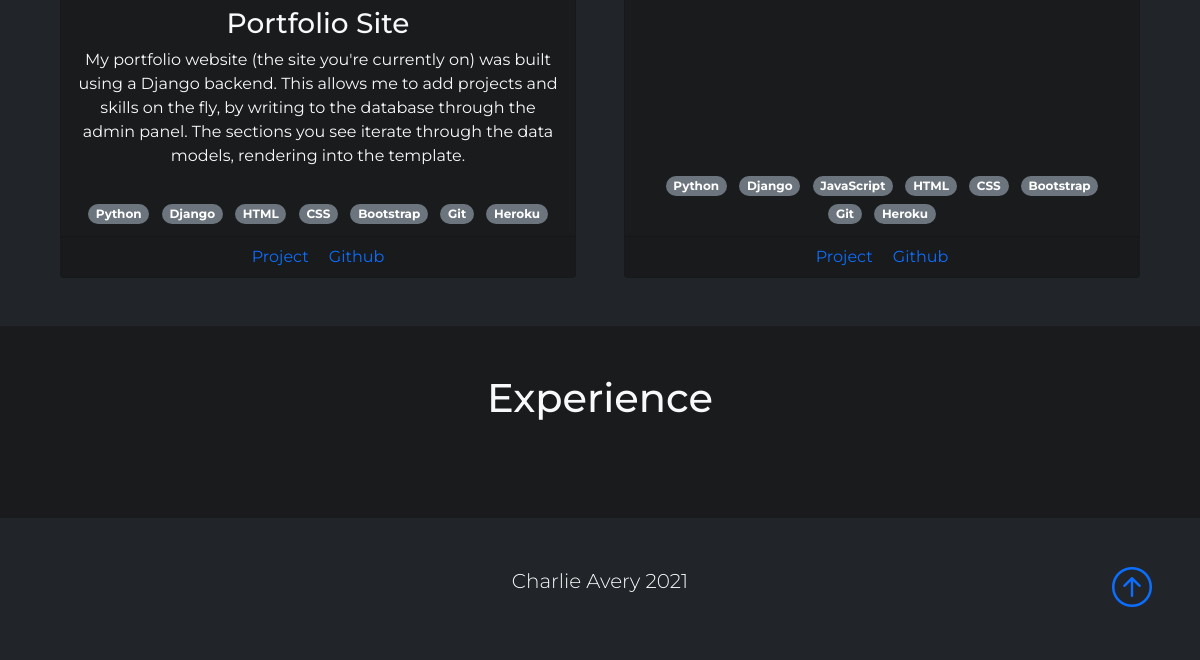
/ (lower part), run on an earlier commit of the app's database.
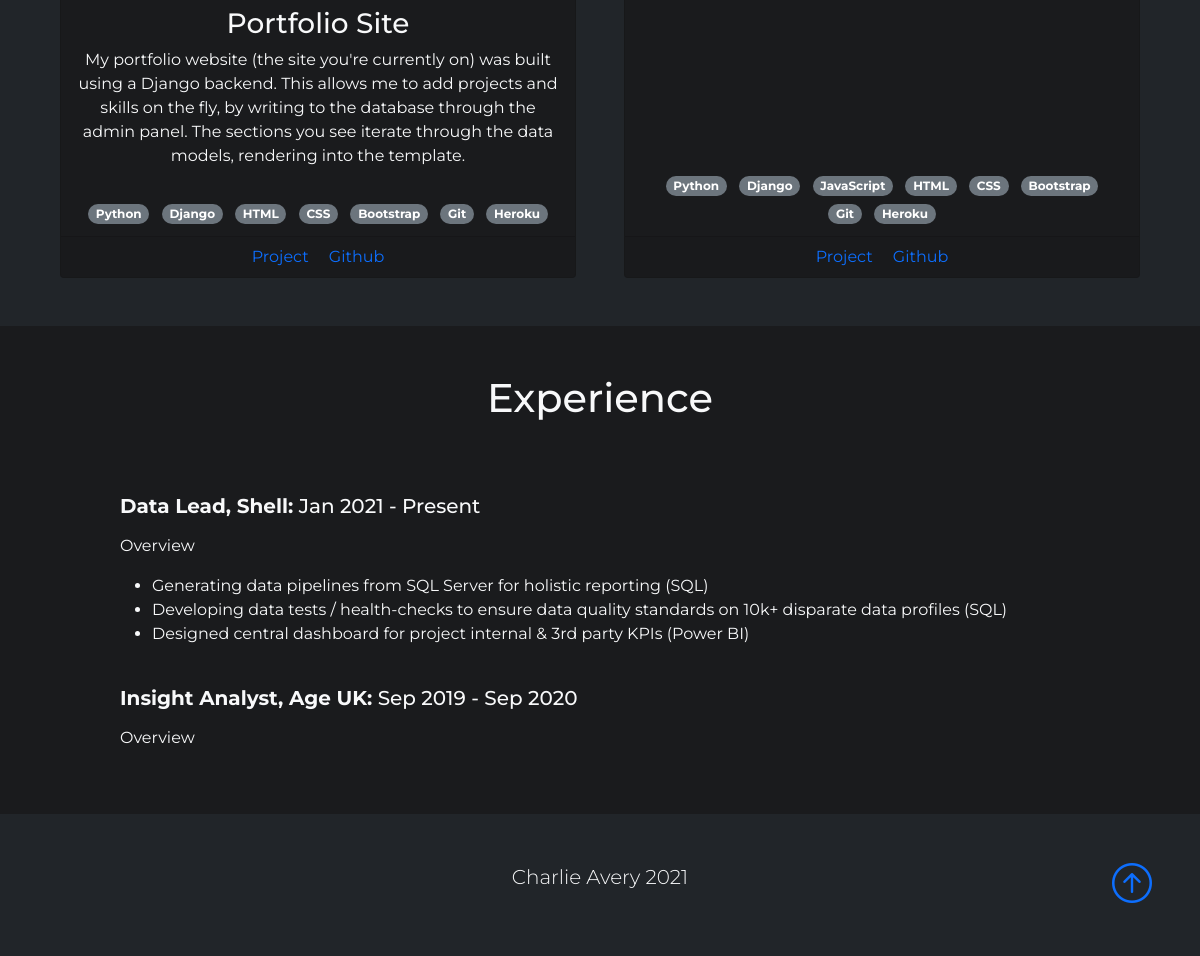
And on a later commit of the database.
### portfolio/models.py (models this page shows, shortened)
class Project(models.Model):
    name            = models.CharField(max_length=100)
    content         = models.TextField()
    date_created    = models.DateField()
    url             = models.URLField(max_length=200, null=True, blank=True)
    github_url      = models.URLField(max_length=200, null=True, blank=True)
    hierarchy       = models.IntegerField(null=True, unique=True)
    slug            = models.SlugField(max_length=20, null=True)
    image           = models.ImageField(upload_to='images', null=True, blank=True)
    tags            = models.ManyToManyField(Tag, related_name='tag',
        through='Project_Tag',
        )

class Tag(models.Model):
    name        = models.CharField(max_length=100)
    tagcategory = models.ForeignKey(TagCategory, related_name='tag',
        on_delete=models.DO_NOTHING, null=True, blank=True)
    icon_class  = models.CharField(max_length=100, null=True, blank=True)

class CVRole(models.Model):
    title      = models.CharField(max_length=100)
    company    = models.CharField(max_length=100)
    start_date = models.DateField()
    end_date   = models.DateField(null=True, blank=True)
    overview   = models.CharField(max_length=100, null=True, blank=True)

class CVRoleItem(models.Model):
    cv_role = models.ForeignKey(CVRole, on_delete=models.CASCADE, related_name='roleitems')
    content = models.TextField()

### portfolio/views.py (the view)
# urls.py: path('', views.home, name='home'),
def home(request):
    intro    = Intro.objects.all().order_by('hierarchy')
    tagcats  = TagCategory.objects.all().prefetch_related('tag').order_by('hierarchy')
    projects = Project.objects.all().prefetch_related('tags').order_by('date_created')
    cvrole   = CVRole.objects.all().prefetch_related('roleitems').order_by('-start_date')
    context = {
        'tagcats':tagcats,
        'projects':projects,
        'intro':intro,
        'cvrole':cvrole,
    }
    return render(request, 'portfolio/main/index.html', context)

### templates/portfolio/main/index.html (shortened to what this page needs)
{% extends 'portfolio/base.html' %}
{% load static %}
{% block content %}
{% include 'portfolio/main/projects_div.html' %}
{% include 'portfolio/main/cv.html' %}
<footer class="p-5 bg-dark text-light text-center position-relative">
  <div class="container">
    <p class="lead">Charlie Avery 2021</p>
    <a href="#" class="position-absolute bottom-0 end-0 p-5">
      <i class="bi bi-arrow-up-circle h1"></i>
    </a>
  </div>
</footer>
{% endblock content %}

### templates/portfolio/main/projects_div.html (shortened to what this page needs)
<section class="bg-dark p-5">
  <div class="container">
    <div class="row justify-content-center g-5">
      {% for p in projects %}
      <div class="col-12 col-lg-6">
        <div class="card bg-gray-8 text-light text-center h-100">
          <div class="card-body my-2">
            <h3 class="card-title">{{ p.name }}</h3>
            <p class="card-text">
              {{ p.content }}
            </p>
          </div>
          <div class="card-footer bg-transparent border-0">
            {% for tag in p.tags.all %}
              <span class="badge rounded-pill bg-secondary m-1">{{ tag.name }}</span>
            {% endfor %}
          </div>
          <div class="card-footer">
            <a href="{{p.url}}" class="card-link">Project</a>
            <a href="{{p.github_url}}" class="card-link">Github</a>
          </div>
        </div>
      </div>
      {% endfor %}
    </div>
  </div>
</section>

### templates/portfolio/main/cv.html
<section class="bg-gray-8 text-light p-5" id="experience">
	<div class="container">
		<h1 class="mb-5 text-center">Experience</h1>
		{% for role in cvrole %}
		<div class="container ms-5 pt-4">
			<h5 class="mb-3">
				<strong>{{role.title}}, {{role.company}}:</strong>
				{{ role.start_date|date:"M Y" }} -
				{% if role.end_date %}
					{{ role.end_date|date:"M Y" }}
				{% else %}
					Present
				{% endif %}
			</h5>
			<p>Overview</p>
			<ul>
				{% for roleitem in role.roleitems.all %}
					<li>{{roleitem.content}}</li>
				{% endfor %}
			</ul>
		</div>
		{% endfor %}
	</div>
</section>

What changed in the data, as far as the page shows it:
added CVRole: title "Data Lead", company "Shell", start_date "Jan 2021", shows "Present"
added CVRoleItem: content "Generating data pipelines from SQL Server for holistic reporting (SQL)"
added CVRoleItem: content "Developing data tests / health-checks to ensure data quality standards on 10k+ disparate data profiles (SQL)"
added CVRoleItem: content "Designed central dashboard for project internal & 3rd party KPIs (Power BI)"
added CVRole: title "Insight Analyst", company "Age UK", start_date "Sep 2019", end_date "Sep 2020"
